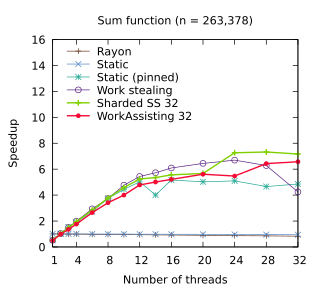

The script that saved this image:
set title "Sum function (n = 263,378)"
set terminal pdf size 3.2,2.9
set output "./results/Sum_function_n___263,378.pdf"
set key on
set key top left Left reverse
set key samplen 2.5
set xrange [1:32]
set xtics (1, 4, 8, 12, 16, 20, 24, 28, 32)
set xlabel "Number of threads"
set yrange [0:16]
set ylabel "Speedup"
plot './results/Sum_function_n___263,378.dat' using 1:2 title "Rayon" pointsize 0.7 lw 1 pt 1 linecolor rgb "#6E3B23" with linespoints, \
  './results/Sum_function_n___263,378.dat' using 1:3 title "Static" pointsize 0.7 lw 1 pt 2 linecolor rgb "#5287C6" with linespoints, \
  './results/Sum_function_n___263,378.dat' using 1:4 title "Static (pinned)" pointsize 0.7 lw 1 pt 3 linecolor rgb "#24A793" with linespoints, \
  './results/Sum_function_n___263,378.dat' using 1:5 title "Work stealing" pointsize 0.7 lw 1 pt 6 linecolor rgb "#5B2182" with linespoints, \
  './results/Sum_function_n___263,378.dat' using 1:6 title "Sharded SS 32" pointsize 0.7 lw 2 pt 1 linecolor rgb "#80D000" with linespoints, \
  './results/Sum_function_n___263,378.dat' using 1:7 title "WorkAssisting 32" pointsize 0.4 lw 2 pt 7 linecolor rgb "#F40A35" with linespoints
